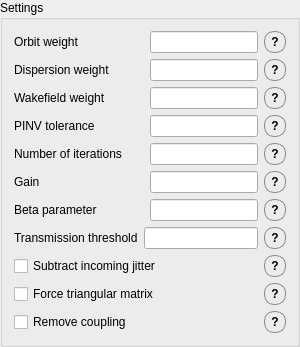
                 <widget class="QGroupBox" name="groupBox">
                  <property name="styleSheet">
                   <string notr="true">QGroupBox#groupBox {
    border: 1px solid palette(mid);
    border-radius: 6px;
    margin-top: 8px;
    padding-top: 6px;
}
QGroupBox#groupBox::title {
    subcontrol-origin: margin;
    left: 10px;
    padding: 0 4px 0 4px;
}</string>
                  </property>
                  <property name="title">
                   <string>Settings</string>
                  </property>
                  <layout class="QVBoxLayout" name="verticalLayout_3">
                   <item>
                    <layout class="QHBoxLayout" name="horizontalLayout_3">
                     <item>
                      <widget class="QLabel" name="label">
                       <property name="minimumSize">
                        <size>
                         <width>130</width>
                         <height>0</height>
                        </size>
                       </property>
                       <property name="maximumSize">
                        <size>
                         <width>130</width>
                         <height>16777215</height>
                        </size>
                       </property>
                       <property name="text">
                        <string>Orbit weight</string>
                       </property>
                      </widget>
                     </item>
                     <item>
                      <widget class="QLineEdit" name="lineEdit">
                       <property name="sizePolicy">
                        <sizepolicy hsizetype="Expanding" vsizetype="Fixed">
                         <horstretch>0</horstretch>
                         <verstretch>0</verstretch>
                        </sizepolicy>
                       </property>
                       <property name="toolTipDuration">
                        <number>5</number>
                       </property>
                      </widget>
                     </item>
                     <item>
                      <widget class="QToolButton" name="orbit_weight_tooltip">
                       <property name="toolTip">
                        <string>&lt;html&gt;&lt;head/&gt;&lt;body&gt;&lt;p&gt;Weight of the orbit residual in the correction. &lt;/p&gt;&lt;p&gt;Higher value makes the algorithm prioritize matching the reference orbit, which is the initial, sarting orbit. &lt;/p&gt;&lt;/body&gt;&lt;/html&gt;</string>
                       </property>
                       <property name="styleSheet">
                        <string notr="true">QToolButton#orbit_weight_tooltip {
    border: 1px solid #888;
    border-radius: 10px;
    min-width: 20px;
    max-width: 20px;
    min-height: 20px;
    max-height: 20px;
    padding: 0px;
    font-weight: bold;
}
QToolButton#orbit_weight_tooltip:hover {
    background-color: rgba(128, 128, 128, 60);
}</string>
                       </property>
                       <property name="text">
                        <string>?</string>
                       </property>
                      </widget>
                     </item>
                    </layout>
                   </item>
                   <item>
                    <layout class="QHBoxLayout" name="horizontalLayout_4">
                     <item>
                      <widget class="QLabel" name="label_2">
                       <property name="minimumSize">
                        <size>
                         <width>130</width>
                         <height>0</height>
                        </size>
                       </property>
                       <property name="maximumSize">
                        <size>
                         <width>130</width>
                         <height>16777215</height>
                        </size>
                       </property>
                       <property name="text">
                        <string>Dispersion weight</string>
                       </property>
                      </widget>
                     </item>
                     <item>
                      <widget class="QLineEdit" name="lineEdit_2">
                       <property name="sizePolicy">
                        <sizepolicy hsizetype="Expanding" vsizetype="Fixed">
                         <horstretch>0</horstretch>
                         <verstretch>0</verstretch>
                        </sizepolicy>
                       </property>
                      </widget>
                     </item>
                     <item>
                      <widget class="QToolButton" name="dispersion_weight_tooltip">
                       <property name="toolTip">
                        <string>&lt;html&gt;&lt;head/&gt;&lt;body&gt;&lt;p&gt;Weight of the DFS term. &lt;/p&gt;&lt;p&gt;Higher value makes the correction prioritize reducing residual dispersion. &lt;/p&gt;&lt;/body&gt;&lt;/html&gt;</string>
                       </property>
                       <property name="styleSheet">
                        <string notr="true">QToolButton#dispersion_weight_tooltip {
    border: 1px solid #888;
    border-radius: 10px;
    min-width: 20px;
    max-width: 20px;
    min-height: 20px;
    max-height: 20px;
    padding: 0px;
    font-weight: bold;
}
QToolButton#dispersion_weight_tooltip:hover {
    background-color: rgba(128, 128, 128, 60);
}</string>
                       </property>
                       <property name="text">
                        <string>?</string>
                       </property>
                      </widget>
                     </item>
                    </layout>
                   </item>
                   <item>
                    <layout class="QHBoxLayout" name="horizontalLayout_5">
                     <item>
                      <widget class="QLabel" name="label_3">
                       <property name="minimumSize">
                        <size>
                         <width>130</width>
                         <height>0</height>
                        </size>
                       </property>
                       <property name="maximumSize">
                        <size>
                         <width>130</width>
                         <height>16777215</height>
                        </size>
                       </property>
                       <property name="text">
                        <string>Wakefield weight</string>
                       </property>
                      </widget>
                     </item>
                     <item>
                      <widget class="QLineEdit" name="lineEdit_3">
                       <property name="sizePolicy">
                        <sizepolicy hsizetype="Expanding" vsizetype="Fixed">
                         <horstretch>0</horstretch>
                         <verstretch>0</verstretch>
                        </sizepolicy>
                       </property>
                      </widget>
                     </item>
                     <item>
                      <widget class="QToolButton" name="wakefield_weight_tooltip">
                       <property name="toolTip">
                        <string>&lt;html&gt;&lt;head/&gt;&lt;body&gt;&lt;p&gt;Weight of the WFS term. &lt;/p&gt;&lt;p&gt;Higher value makes the correction prioritize reducing intensity-dependent orbit changes. &lt;/p&gt;&lt;/body&gt;&lt;/html&gt;</string>
                       </property>
                       <property name="styleSheet">
                        <string notr="true">QToolButton#wakefield_weight_tooltip {
    border: 1px solid #888;
    border-radius: 10px;
    min-width: 20px;
    max-width: 20px;
    min-height: 20px;
    max-height: 20px;
    padding: 0px;
    font-weight: bold;
}
QToolButton#wakefield_weight_tooltip:hover {
    background-color: rgba(128, 128, 128, 60);
}</string>
                       </property>
                       <property name="text">
                        <string>?</string>
                       </property>
                      </widget>
                     </item>
                    </layout>
                   </item>
                   <item>
                    <layout class="QHBoxLayout" name="horizontalLayout_8">
                     <item>
                      <widget class="QLabel" name="label_4">
                       <property name="minimumSize">
                        <size>
                         <width>130</width>
                         <height>0</height>
                        </size>
                       </property>
                       <property name="maximumSize">
                        <size>
                         <width>130</width>
                         <height>16777215</height>
                        </size>
                       </property>
                       <property name="text">
                        <string>PINV tolerance</string>
                       </property>
                      </widget>
                     </item>
                     <item>
                      <widget class="QLineEdit" name="lineEdit_4">
                       <property name="sizePolicy">
                        <sizepolicy hsizetype="Expanding" vsizetype="Fixed">
                         <horstretch>0</horstretch>
                         <verstretch>0</verstretch>
                        </sizepolicy>
                       </property>
                      </widget>
                     </item>
                     <item>
                      <widget class="QToolButton" name="pinv_tooltip">
                       <property name="minimumSize">
                        <size>
                         <width>22</width>
                         <height>22</height>
                        </size>
                       </property>
                       <property name="maximumSize">
                        <size>
                         <width>22</width>
                         <height>22</height>
                        </size>
                       </property>
                       <property name="focusPolicy">
                        <enum>Qt::NoFocus</enum>
                       </property>
                       <property name="toolTip">
                        <string>&lt;html&gt;&lt;head/&gt;&lt;body&gt;&lt;p&gt;PINV tolerance sets the pseudoinverse cutoff. &lt;/p&gt;&lt;p&gt;&lt;span style=&quot; font-weight:600;&quot;&gt;Smaller values&lt;/span&gt; keep &lt;span style=&quot; font-weight:600;&quot;&gt;more modes&lt;/span&gt; and give &lt;span style=&quot; font-weight:600;&quot;&gt;stronger but noisier correction&lt;/span&gt;. &lt;/p&gt;&lt;p&gt;&lt;span style=&quot; font-weight:600;&quot;&gt;Larger values&lt;/span&gt; remove &lt;span style=&quot; font-weight:600;&quot;&gt;weak modes&lt;/span&gt;, making &lt;span style=&quot; font-weight:600;&quot;&gt;correction more stable but sometimes weaker&lt;/span&gt;.&lt;/p&gt;&lt;/body&gt;&lt;/html&gt;</string>
                       </property>
                       <property name="styleSheet">
                        <string notr="true">QToolButton#pinv_tooltip {
    border: 1px solid #888;
    border-radius: 10px;
    min-width: 20px;
    max-width: 20px;
    min-height: 20px;
    max-height: 20px;
    padding: 0px;
    font-weight: bold;
}
QToolButton#pinv_tooltip:hover {
    background-color: rgba(128, 128, 128, 60);
}</string>
                       </property>
                       <property name="text">
                        <string>?</string>
                       </property>
                       <property name="autoRaise">
                        <bool>true</bool>
                       </property>
                      </widget>
                     </item>
                    </layout>
                   </item>
                   <item>
                    <layout class="QHBoxLayout" name="horizontalLayout_10">
                     <item>
                      <widget class="QLabel" name="label_5">
                       <property name="minimumSize">
                        <size>
                         <width>130</width>
                         <height>0</height>
                        </size>
                       </property>
                       <property name="maximumSize">
                        <size>
                         <width>130</width>
                         <height>16777215</height>
                        </size>
                       </property>
                       <property name="text">
                        <string>Number of iterations</string>
                       </property>
                      </widget>
                     </item>
                     <item>
                      <widget class="QLineEdit" name="lineEdit_5">
                       <property name="sizePolicy">
                        <sizepolicy hsizetype="Expanding" vsizetype="Fixed">
                         <horstretch>0</horstretch>
                         <verstretch>0</verstretch>
                        </sizepolicy>
                       </property>
                      </widget>
                     </item>
                     <item>
                      <widget class="QToolButton" name="n_iterations_tooltip">
                       <property name="toolTip">
                        <string>Number of correction iterations to run.</string>
                       </property>
                       <property name="styleSheet">
                        <string notr="true">QToolButton#n_iterations_tooltip {
    border: 1px solid #888;
    border-radius: 10px;
    min-width: 20px;
    max-width: 20px;
    min-height: 20px;
    max-height: 20px;
    padding: 0px;
    font-weight: bold;
}
QToolButton#n_iterations_tooltip:hover {
    background-color: rgba(128, 128, 128, 60);
}</string>
                       </property>
                       <property name="text">
                        <string>?</string>
                       </property>
                      </widget>
                     </item>
                    </layout>
                   </item>
                   <item>
                    <layout class="QHBoxLayout" name="horizontalLayout_31">
                     <item>
                      <widget class="QLabel" name="label_6">
                       <property name="minimumSize">
                        <size>
                         <width>130</width>
                         <height>0</height>
                        </size>
                       </property>
                       <property name="maximumSize">
                        <size>
                         <width>130</width>
                         <height>16777215</height>
                        </size>
                       </property>
                       <property name="text">
                        <string>Gain</string>
                       </property>
                      </widget>
                     </item>
                     <item>
                      <widget class="QLineEdit" name="lineEdit_6">
                       <property name="sizePolicy">
                        <sizepolicy hsizetype="Expanding" vsizetype="Fixed">
                         <horstretch>0</horstretch>
                         <verstretch>0</verstretch>
                        </sizepolicy>
                       </property>
                      </widget>
                     </item>
                     <item>
                      <widget class="QToolButton" name="gain_tooltip">
                       <property name="toolTip">
                        <string>&lt;html&gt;&lt;head/&gt;&lt;body&gt;&lt;p&gt;Fraction of the &lt;span style=&quot; font-weight:600;&quot;&gt;computed correction &lt;/span&gt;applied at each iteration. &lt;/p&gt;&lt;p&gt;&lt;span style=&quot; font-weight:600;&quot;&gt;Lower gain is safer&lt;/span&gt;; higher gain is faster but can overshoot.&lt;/p&gt;&lt;/body&gt;&lt;/html&gt;</string>
                       </property>
                       <property name="styleSheet">
                        <string notr="true">QToolButton#gain_tooltip {
    border: 1px solid #888;
    border-radius: 10px;
    min-width: 20px;
    max-width: 20px;
    min-height: 20px;
    max-height: 20px;
    padding: 0px;
    font-weight: bold;
}
QToolButton#gain_tooltip:hover {
    background-color: rgba(128, 128, 128, 60);
}</string>
                       </property>
                       <property name="text">
                        <string>?</string>
                       </property>
                      </widget>
                     </item>
                    </layout>
                   </item>
                   <item>
                    <layout class="QHBoxLayout" name="horizontalLayout_beta">
                     <item>
                      <widget class="QLabel" name="label_beta">
                       <property name="minimumSize">
                        <size>
                         <width>130</width>
                         <height>0</height>
                        </size>
                       </property>
                       <property name="maximumSize">
                        <size>
                         <width>130</width>
                         <height>16777215</height>
                        </size>
                       </property>
                       <property name="text">
                        <string>Beta parameter</string>
                       </property>
                      </widget>
                     </item>
                     <item>
                      <widget class="QLineEdit" name="lineEdit_beta">
                       <property name="sizePolicy">
                        <sizepolicy hsizetype="Expanding" vsizetype="Fixed">
                         <horstretch>0</horstretch>
                         <verstretch>0</verstretch>
                        </sizepolicy>
                       </property>
                       <property name="maximumSize">
                        <size>
                         <width>500</width>
                         <height>16777215</height>
                        </size>
                       </property>
                      </widget>
                     </item>
                     <item>
                      <widget class="QToolButton" name="beta_tooltip">
                       <property name="minimumSize">
                        <size>
                         <width>22</width>
                         <height>22</height>
                        </size>
                       </property>
                       <property name="maximumSize">
                        <size>
                         <width>22</width>
                         <height>22</height>
                        </size>
                       </property>
                       <property name="focusPolicy">
                        <enum>Qt::NoFocus</enum>
                       </property>
                       <property name="toolTip">
                        <string>&lt;html&gt;&lt;head/&gt;&lt;body&gt;&lt;p&gt;Tikhonov regularization strength. &lt;/p&gt;&lt;p&gt;If beta &amp;gt; 0, the solver uses (A^T A + beta I)^-1 to stabilize the correction.&lt;/p&gt;&lt;p&gt;&lt;br/&gt;&lt;/p&gt;&lt;p&gt;Use &lt;span style=&quot; font-weight:600;&quot;&gt;0 for standard pseudo-inverse.&lt;/span&gt;&lt;/p&gt;&lt;p&gt;&lt;span style=&quot; font-weight:600;&quot;&gt;Increase&lt;/span&gt; it to &lt;span style=&quot; font-weight:600;&quot;&gt;make the solution smoother and less sensitive to noise&lt;/span&gt;. &lt;/p&gt;&lt;/body&gt;&lt;/html&gt;</string>
                       </property>
                       <property name="styleSheet">
                        <string notr="true">QToolButton#beta_tooltip {
    border: 1px solid #888;
    border-radius: 10px;
    min-width: 20px;
    max-width: 20px;
    min-height: 20px;
    max-height: 20px;
    padding: 0px;
    font-weight: bold;
}
QToolButton#beta_tooltip:hover {
    background-color: rgba(128, 128, 128, 60);
}</string>
                       </property>
                       <property name="text">
                        <string>?</string>
                       </property>
                       <property name="autoRaise">
                        <bool>true</bool>
                       </property>
                      </widget>
                     </item>
                    </layout>
                   </item>
                   <item>
                    <layout class="QHBoxLayout" name="transmission_layout">
                     <item>
                      <widget class="QLabel" name="label_transmission">
                       <property name="text">
                        <string>Transmission threshold</string>
                       </property>
                      </widget>
                     </item>
                     <item>
                      <widget class="QLineEdit" name="transmission_value"/>
                     </item>
                     <item>
                      <widget class="QToolButton" name="transmission_tooltip">
                       <property name="toolTip">
                        <string>&lt;html&gt;&lt;head/&gt;&lt;body&gt;&lt;p&gt;Threshold [%] of initial transmission. When the transmission reaches this level, the correction stops.&lt;/p&gt;&lt;p&gt;&lt;br/&gt;&lt;/p&gt;&lt;/body&gt;&lt;/html&gt;</string>
                       </property>
                       <property name="styleSheet">
                        <string notr="true">QToolButton#transmission_tooltip {
    border: 1px solid #888;
    border-radius: 10px;
    min-width: 20px;
    max-width: 20px;
    min-height: 20px;
    max-height: 20px;
    padding: 0px;
    font-weight: bold;
}
QToolButton#transmission_tooltip:hover {
    background-color: rgba(128, 128, 128, 60);
}</string>
                       </property>
                       <property name="text">
                        <string>?</string>
                       </property>
                      </widget>
                     </item>
                    </layout>
                   </item>
                   <item>
                    <layout class="QHBoxLayout" name="jitter_subtraction_layout">
                     <item>
                      <widget class="QCheckBox" name="subtract_jitter_checkbox">
                       <property name="toolTip">
                        <string>&lt;html&gt;&lt;head/&gt;&lt;body&gt;&lt;p&gt;Use upstream BPMs to estimate shot-to-shot incoming beam jitter and subtract it from downstream BPM readings. Recommended mainly for quadrupole mover correction, where the machine configuration remains fixed. For kicker correction with DFS/WFS, use with care because energy or intensity changes can be interpreted as jitter.&lt;/p&gt;&lt;/body&gt;&lt;/html&gt;</string>
                       </property>
                       <property name="text">
                        <string>Subtract incoming jitter</string>
                       </property>
                       <property name="checked">
                        <bool>false</bool>
                       </property>
                      </widget>
                     </item>
                     <item>
                      <widget class="QToolButton" name="jitter_subtraction_tooltip">
                       <property name="minimumSize">
                        <size>
                         <width>22</width>
                         <height>22</height>
                        </size>
                       </property>
                       <property name="maximumSize">
                        <size>
                         <width>22</width>
                         <height>22</height>
                        </size>
                       </property>
                       <property name="focusPolicy">
                        <enum>Qt::NoFocus</enum>
                       </property>
                       <property name="toolTip">
                        <string>&lt;html&gt;&lt;head/&gt;&lt;body&gt;&lt;p&gt;Subtracts correlated incoming beam jitter using upstream BPMs as references.&lt;/p&gt;&lt;p&gt;&lt;span style=&quot; font-weight:600;&quot;&gt;Recommended:&lt;/span&gt; quadrupole mover correction, where the optics/energy stay fixed.&lt;/p&gt;&lt;p&gt;&lt;span style=&quot; font-weight:600;&quot;&gt;For correctors mode &lt;/span&gt;(kicker correction with DFS/WFS): In off-energy or reduced-charge measurements, real physical orbit changes may be mistaken for jitter and over-subtracted.&lt;/p&gt;&lt;/body&gt;&lt;/html&gt;</string>
                       </property>
                       <property name="styleSheet">
                        <string notr="true">QToolButton#jitter_subtraction_tooltip {
    border: 1px solid #888;
    border-radius: 10px;
    min-width: 20px;
    max-width: 20px;
    min-height: 20px;
    max-height: 20px;
    padding: 0px;
    font-weight: bold;
}
QToolButton#jitter_subtraction_tooltip:hover {
    background-color: rgba(128, 128, 128, 60);
}</string>
                       </property>
                       <property name="text">
                        <string>?</string>
                       </property>
                       <property name="autoRaise">
                        <bool>true</bool>
                       </property>
                      </widget>
                     </item>
                    </layout>
                   </item>
                   <item>
                    <layout class="QHBoxLayout" name="triangular_checkbox_layout">
                     <item>
                      <widget class="QCheckBox" name="triangular_checkbox">
                       <property name="text">
                        <string>Force triangular matrix</string>
                       </property>
                      </widget>
                     </item>
                     <item>
                      <widget class="QToolButton" name="triangular_tooltip">
                       <property name="minimumSize">
                        <size>
                         <width>22</width>
                         <height>22</height>
                        </size>
                       </property>
                       <property name="maximumSize">
                        <size>
                         <width>22</width>
                         <height>22</height>
                        </size>
                       </property>
                       <property name="focusPolicy">
                        <enum>Qt::NoFocus</enum>
                       </property>
                       <property name="toolTip">
                        <string>&lt;html&gt;&lt;body&gt;&lt;p&gt;Forces the response matrix to be triangular by setting the response of BPMs upstream of each actuator to zero.&lt;/p&gt;&lt;p&gt;Useful for transport lines or linacs. In a damping ring, the orbit is closed and each corrector can affect every BPM, so this option is usually not needed.&lt;/p&gt;&lt;/body&gt;&lt;/html&gt;</string>
                       </property>
                       <property name="styleSheet">
                        <string notr="true">QToolButton#triangular_tooltip {
    border: 1px solid #888;
    border-radius: 10px;
    min-width: 20px;
    max-width: 20px;
    min-height: 20px;
    max-height: 20px;
    padding: 0px;
    font-weight: bold;
}
QToolButton#triangular_tooltip:hover {
    background-color: rgba(128, 128, 128, 60);
}</string>
                       </property>
                       <property name="text">
                        <string>?</string>
                       </property>
                       <property name="autoRaise">
                        <bool>true</bool>
                       </property>
                      </widget>
                     </item>
                    </layout>
                   </item>
                   <item>
                    <layout class="QHBoxLayout" name="coupling_layout">
                     <item>
                      <widget class="QCheckBox" name="remove_coupling_checkbox">
                       <property name="text">
                        <string>Remove coupling</string>
                       </property>
                      </widget>
                     </item>
                     <item>
                      <widget class="QToolButton" name="remove_coupling_tooltip">
                       <property name="toolTip">
                        <string>&lt;html&gt;&lt;head/&gt;&lt;body&gt;&lt;p&gt;Sets the cross-plane response blocks (Rxy and Ryx) to zero, decoupling horizontal and vertical correction. Use when the measured cross-plane coupling is dominated by noise, or when an uncoupled correction is intended.&lt;/p&gt;&lt;/body&gt;&lt;/html&gt;</string>
                       </property>
                       <property name="styleSheet">
                        <string notr="true">QToolButton#remove_coupling_tooltip {
    border: 1px solid #888;
    border-radius: 10px;
    min-width: 20px;
    max-width: 20px;
    min-height: 20px;
    max-height: 20px;
    padding: 0px;
    font-weight: bold;
}
QToolButton#remove_coupling_tooltip:hover {
    background-color: rgba(128, 128, 128, 60);
}</string>
                       </property>
                       <property name="text">
                        <string>?</string>
                       </property>
                      </widget>
                     </item>
                    </layout>
                   </item>
                  </layout>
                 </widget>
